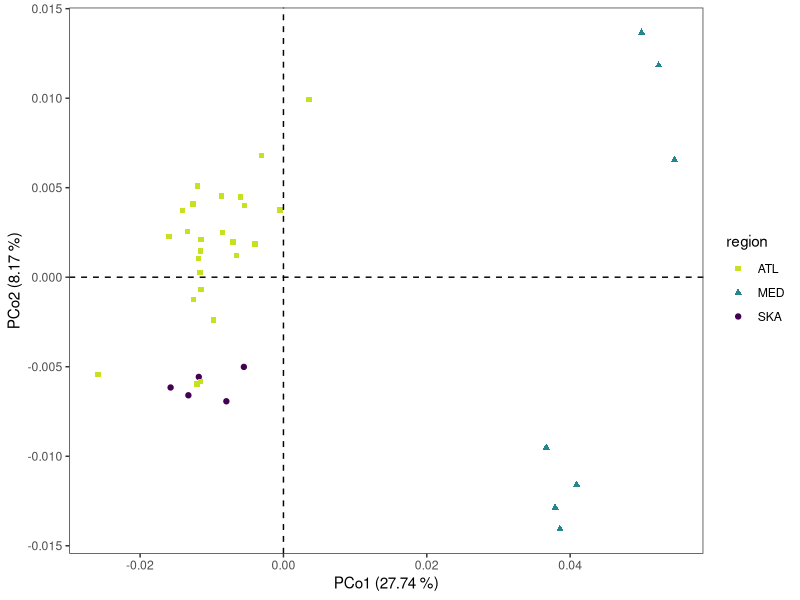
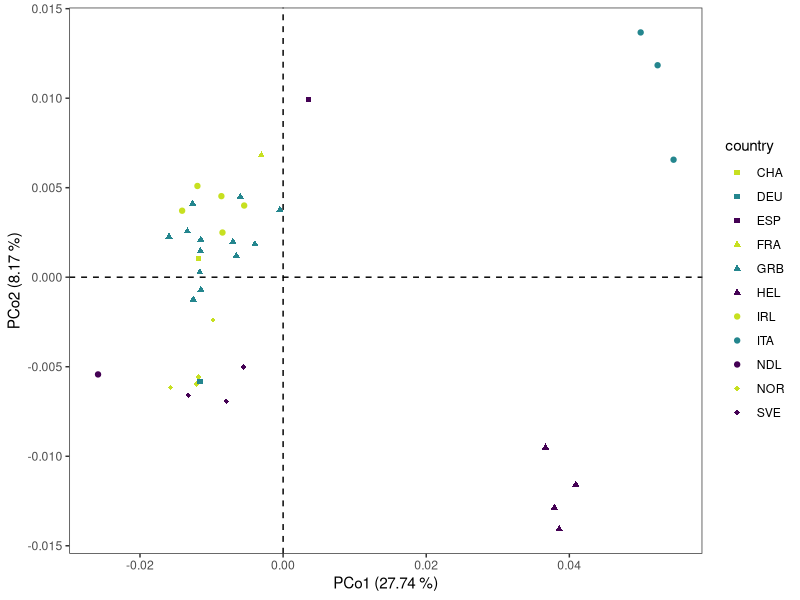

Write the R code that produced these figures, in order. (Note: this script raises an error after producing the figures.)
library(tidyverse)

PCoA <- function(Fst){
	A <- -0.5 * Fst * Fst

	identity <- diag(ncol(A))
	ones <- rep(1,ncol(A))
	side <- identity - ones %*% t(ones) / ncol(A)

	Delta <- side %*% A %*% side

	Evalues <- eigen(Delta)$values
	print(Evalues)

	c <- abs(Evalues[length(Evalues)])
	print(c)
	c.mat <- matrix(rep(c,ncol(A)*ncol(A)),ncol=ncol(A))
	c.mat <- c.mat - c*diag(ncol(A))

	Fst.corr <- sqrt(Fst * Fst + 2*c.mat)
	A <- -0.5 * Fst.corr * Fst.corr
	Delta <- side %*% A %*% side

	Evalues <- eigen(Delta)$values
	Evectors <- eigen(Delta)$vectors
	names <- paste0("PCo",1:ncol(Evectors))
	colnames(Evectors) <- names
	rownames(Evectors) <- rownames(Fst)

  Evalues <- Evalues[which(Evalues > 1e-10)]
  Evectors <- Evectors[,which(Evalues > 1e-10)]

  for(i in 1:ncol(Evectors)){
    Evectors[,i] <- Evectors[,i]*Evalues[i]
  }

	return(list(values=Evalues,vectors=Evectors))
}

countryList <- function(populations){
  reference <- data.frame(
                  pop = c("Brd","Cro","Eye","Heb","Iom","Ios","Loo","Lyn","Ork","Pad","Pem","She","Sbs","Sul",
                          "Jer",
                          "Idr",
                          "Hel",
                          "Ale","Sky","The","Tor",
                          "Cor","Hoo","Kil","Mul","Ven",
                          "Laz","Tar","Sar",
                          "Oos",
                          "Ber","Flo","Sin","Tro",
                          "Vig",
                          "Gul","Kav","Lys"),
                  country = c(rep("GRB",14),"CHA","FRA","DEU",rep("HEL",4),rep("IRL",5),rep("ITA",3),"NDL",rep("NOR",4),"ESP",rep("SVE",3))
                )
  for(i in 1:nrow(reference)){
    populations[populations == reference$pop[i]] <- reference$country[i]
  }

  return(populations)
}

regionList <- function(populations){
  reference <- data.frame(
                  pop = c("Brd","Cro","Eye","Heb","Iom","Ios","Loo","Lyn","Ork","Pad","Pem","She","Sbs","Sul",
                          "Jer",
                          "Idr",
                          "Hel",
                          "Ale","Sky","The","Tor",
                          "Cor","Hoo","Kil","Mul","Ven",
                          "Laz","Tar","Sar",
                          "Oos",
                          "Ber","Tro",
                          "Flo","Sin",
                          "Vig",
                          "Gul","Kav","Lys"),
                  region = c(rep("ATL",17),rep("MED",4),rep("ATL",5),rep("MED",3),rep("ATL",3),rep("SKA",2),"ATL",rep("SKA",3))
                )
  for(i in 1:nrow(reference)){
    populations[populations == reference$pop[i]] <- reference$region[i]
  }

  return(populations)
}

makePlotDF <- function(Evalues,Evectors,names){
  df.plot <- Evectors[,1:2] %>% as.data.frame()
  rownames(df.plot) <- names
  df.plot$country <- rownames(df.plot)
  df.plot$country <- countryList(df.plot$country)
  df.plot$region <- rownames(df.plot)
  df.plot$region <- regionList(df.plot$region)

  print(df.plot)
  return(df.plot)
  
}

getColours <- function(pop){
	col_key <- data.frame(
			population = c("CHA","DEU","ESP","FRA","GRB","HEL","IRL","ITA","NDL","NOR","SVE","ATL","MED","SKA"),
			colour = c(rep(c("#C7E020FF","#24868EFF","#440154FF"),3),c("#C7E020FF","#440154FF"),c("#C7E020FF","#24868EFF","#440154FF")),
			shape = c(rep(15,3),rep(17,3),rep(19,3),18,18,15,17,19))

	col_res <- col_key[col_key$population %in% unique(pop),]$colour
	sha_res <- col_key[col_key$population %in% unique(pop),]$shape
	return(list(colour = col_res,shape = sha_res))
}

plotPCoA <- function(df.plot, Evalues, fileName, option){
  lambda <- round(Evalues[1:2] / sum(Evalues) *100, 2)  

  p <- df.plot %>%
  ggplot() + geom_point(aes(x=PCo1,y=PCo2,col=df.plot[,option],shape=df.plot[,option]),size=1.5) +
             theme_bw() + 
             scale_colour_manual(
             	name = names(df.plot)[option],
             	labels = sort(unique(df.plot[,option])),
             	values=getColours(df.plot[,option])$colour) +
             scale_shape_manual(
             	name = names(df.plot)[option],
             	labels =sort(unique(df.plot[,option])),
             	values=getColours(df.plot[,option])$shape) +
             xlab(paste0("PCo1 (",lambda[1]," %)")) + ylab(paste0("PCo2 (",lambda[2]," %)")) +
             theme(panel.grid.major = element_blank(),panel.grid.minor = element_blank()) +
             geom_hline(yintercept=0,linetype="dashed") + geom_vline(xintercept=0,linetype="dashed")

  p %>% ggsave(fileName,.,device='png',width=15,height=10,units='cm')
}

Fst.mat <- read.csv("Output/distancesFst_tot.csv",header=T,row.names=1) %>%
           as.matrix()

result.tot <- PCoA(Fst.mat)
Evalues.tot <- result.tot$values
Evectors.tot <- result.tot$vectors

df.plot.tot <- makePlotDF(Evalues.tot,Evectors.tot,rownames(Fst.mat))

plotPCoA(df.plot.tot,Evalues.tot,"PCoA.tot.region.png",4)
plotPCoA(df.plot.tot,Evalues.tot,"PCoA.tot.country.png",3)
write.csv(Evectors.tot,"Output/PCo/PCo.tot.csv")

Fst.mat.atl <- Fst.mat[-c(32:38),-c(32:38)]

result.atl <- PCoA(Fst.mat.atl)
Evalues.atl <- result.atl$values
Evectors.atl <- result.atl$vectors
Evectors.atl[,1] <- -Evectors.atl[,1]

df.plot.atl <- makePlotDF(Evalues.atl,Evectors.atl,rownames(Fst.mat.atl))

plotPCoA(df.plot.atl,Evalues.atl,"PCoA.atl.region.png",4)
plotPCoA(df.plot.atl,Evalues.atl,"PCoA.atl.country.png",3)
write.csv(Evectors.atl,"Output/PCo/PCo.atl.csv")

Fst.neut <- read.csv("Output/distancesFst_neut.csv",header=T,row.names=1) %>%
           as.matrix()

result.neut.tot <- PCoA(Fst.neut)
Evalues.neut.tot <- result.neut.tot$values
Evectors.neut.tot <- result.neut.tot$vectors
Evectors.neut.tot[,2] <- -Evectors.neut.tot[,2]

df.plot.neut.tot <- makePlotDF(Evalues.neut.tot,Evectors.neut.tot,rownames(Fst.neut))

plotPCoA(df.plot.neut.tot,Evalues.neut.tot,"PCoA.neut.tot.region.png",4)
plotPCoA(df.plot.neut.tot,Evalues.neut.tot,"PCoA.neut.tot.country.png",3)
write.csv(Evectors.neut.tot,"Output/PCo/PCo.neut.tot.csv")

Fst.neut <- as.data.frame(Fst.neut)
Fst.neut.atl <- Fst.neut[!(row.names(Fst.neut) %in% c("Laz","Tar","Sar","Ale","The","Tor","Sky")),]
Fst.neut.atl <- as.matrix(Fst.neut.atl %>% dplyr::select(-Laz,-Tar,-Sar,-Ale,-The,-Tor,-Sky))

result.neut.atl <- PCoA(Fst.neut.atl)
Evalues.neut.atl <- result.neut.atl$values
Evectors.neut.atl <- result.neut.atl$vectors
Evectors.neut.atl[,2] <- -Evectors.neut.atl[,2]

df.plot.neut.atl <- makePlotDF(Evalues.neut.atl,Evectors.neut.atl,rownames(Fst.neut.atl))

plotPCoA(df.plot.neut.atl,Evalues.neut.atl,"PCoA.neut.atl.region.png",4)
plotPCoA(df.plot.neut.atl,Evalues.neut.atl,"PCoA.neut.atl.country.png",3)
write.csv(Evectors.neut.atl,"Output/PCo/PCo.neut.atl.csv")

Fst.sel <- read.csv("Output/distancesFst_sel.csv",header=T,row.names=1) %>%
           as.matrix()

result.sel.tot <- PCoA(Fst.sel)
Evalues.sel.tot <- result.sel.tot$values
Evectors.sel.tot <- result.sel.tot$vectors
Evectors.sel.tot[,2] <- -Evectors.sel.tot[,2]

df.plot.sel.tot <- makePlotDF(Evalues.sel.tot,Evectors.sel.tot,rownames(Fst.sel))

plotPCoA(df.plot.sel.tot,Evalues.sel.tot,"PCoA.sel.tot.region.png",4)
plotPCoA(df.plot.sel.tot,Evalues.sel.tot,"PCoA.sel.tot.country.png",3)
write.csv(Evectors.sel.tot,"Output/PCo/PCo.sel.tot.csv")

Fst.sel <- as.data.frame(Fst.sel)
Fst.sel.atl <- Fst.sel[!(row.names(Fst.sel) %in% c("Laz","Tar","Sar","Ale","The","Tor","Sky")),]
Fst.sel.atl <- as.matrix(Fst.sel.atl %>% dplyr::select(-Laz,-Tar,-Sar,-Ale,-The,-Tor,-Sky))

result.sel.atl <- PCoA(Fst.sel.atl)
Evalues.sel.atl <- result.sel.atl$values
Evectors.sel.atl <- result.sel.atl$vectors
Evectors.sel.atl[,1:2] <- -Evectors.sel.atl[,1:2]

df.plot.sel.atl <- makePlotDF(Evalues.sel.atl,Evectors.sel.atl,rownames(Fst.sel.atl))

plotPCoA(df.plot.sel.atl,Evalues.sel.atl,"PCoA.sel.atl.region.png",4)
plotPCoA(df.plot.sel.atl,Evalues.sel.atl,"PCoA.sel.atl.country.png",3)
write.csv(Evectors.sel.atl,"Output/PCo/PCo.sel.atl.csv")
